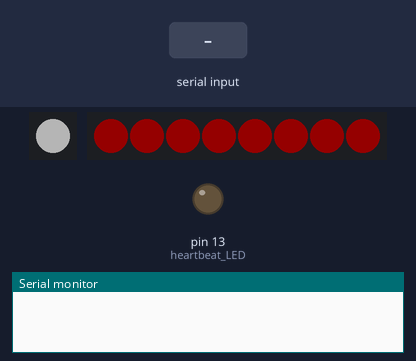
This sketch was run on a simulated Arduino Leonardo, built with avr-gcc and run on an emulated ATmega32U4. Parts: 1 RGB LEDs in strip order, left to right, 8 RGB LEDs in strip order, left to right, output pins drawn as LEDs (lit = HIGH), the last lines printed to the serial monitor. The test bench sets the inputs (shaded band). Dim RGB values are drawn brighter than linear.

Above: at 1.6 s.
At 3.9 s:
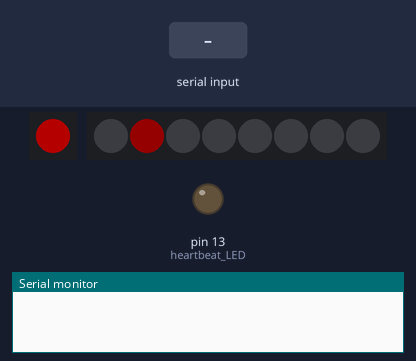
4.3 s: "1" received over the second serial link
At 4.51 s:
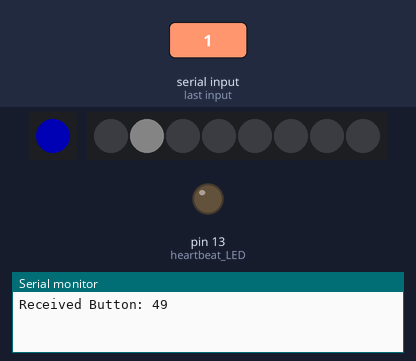
Timing chart, 0 to 11.9 s (numbered marks = the images above; inputs shaded):
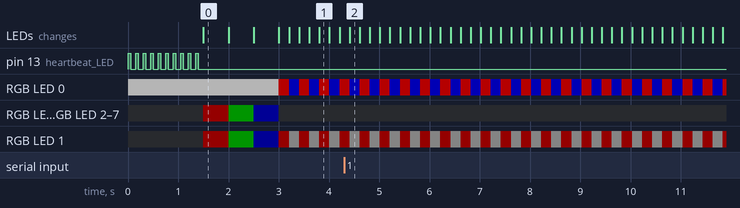

Measured:
- what the display in image 0 shows lasts 0.5 s, from 1.5 s to 2.0 s

The sketch:

droid_test.ino
```cpp
// If not using a Feather, you might need to comment out one or both of these lines:
#define FEATHER_M4_EXPRESS  // if using the M4 Express board
#define USE_USBCON          // NEEDED FOR CPU with Built-in USB.  ATmega32u4 - Feather 32u4, Feather M4, LEONARDO...

#include <Adafruit_NeoPixel.h>
#ifdef __AVR__
#include <avr/power.h>
#endif

#include <Wire.h>


// Optional DMA for Neopixels (to prevent conflict with serial port)
#include <Adafruit_NeoPixel_ZeroDMA.h>


#define NEOPIXEL_STRIP_PIN MOSI  // Pin M0 on board, Supports DMA
#define NEOPIXEL_STRIP_LENGTH 8


// Use DMA NeoPixel Library
Adafruit_NeoPixel_ZeroDMA Neopixel_Strip = Adafruit_NeoPixel_ZeroDMA(NEOPIXEL_STRIP_LENGTH, NEOPIXEL_STRIP_PIN, NEO_GRB + NEO_KHZ800);

#ifdef FEATHER_M4_EXPRESS
// enable the single onboard Neopixel
#define NUMBER_OF_ONBOARD_NEOPIXELS 1
#define ONBOARD_NEOPIXEL_PIN 8
#define ONBOARD_NEOPIXEL_INDEX 0
Adafruit_NeoPixel onboard_neopixel = Adafruit_NeoPixel(NUMBER_OF_ONBOARD_NEOPIXELS, ONBOARD_NEOPIXEL_PIN, NEO_GRB + NEO_KHZ800);
#endif

int button_number = 0;

////////////////////////////////////////////////////////////////////////////////
void setup() {

  pinMode(LED_BUILTIN, OUTPUT);  // heartbeat LED
  // randomSeed(analogRead(0));
#ifdef FEATHER_M4_EXPRESS  // Feather M4 has a neopixel we can blink
  onboard_neopixel.begin();
  onboard_neopixel.setPixelColor(ONBOARD_NEOPIXEL_INDEX, 63, 63, 63);  // pixel index, color
  onboard_neopixel.show();
#endif


  // blink LED on the board at startup
  for (int i = 0; i < 10; i++) {
    digitalWrite(LED_BUILTIN, HIGH);
    delay(50);
    digitalWrite(LED_BUILTIN, LOW);
    delay(100);
  }

  Neopixel_Strip.begin();
  Neopixel_Strip.show();  // Initialize all pixels to 'off'


  // Test Neopixel strip
  neopixel_strip_solid(Neopixel_Strip.Color(20, 0, 0));  //GBR
  delay(500);
  neopixel_strip_solid(Neopixel_Strip.Color(0, 20, 0));  //GBR
  delay(500);
  neopixel_strip_solid(Neopixel_Strip.Color(0, 0, 20));  //GBR
  delay(500);

  neopixel_strip_solid(Neopixel_Strip.Color(0, 0, 0));  //GBR - OFF

  Serial1.begin(115200);  // bluetooth connection with Android phone
}


////////////////////////////////////////////////////////////////////////////////
void loop() {

#ifdef FEATHER_M4_EXPRESS
  onboard_neopixel.setPixelColor(ONBOARD_NEOPIXEL_INDEX, 63, 0, 0);  // Set pixel to Red before trying I2C IMU
  onboard_neopixel.show();
#endif

  // blink strip led
  Neopixel_Strip.setPixelColor(1, Neopixel_Strip.Color(20, 0, 0));
  Neopixel_Strip.show();
  delay(200);

  // Onboard Neopixel Heartbeat
#ifdef FEATHER_M4_EXPRESS
  onboard_neopixel.setPixelColor(ONBOARD_NEOPIXEL_INDEX, 0, 0, 63);  // Set pixel to blue for battery and sleep time
  onboard_neopixel.show();
#endif


  if (Serial1.available() > 0) {  // Checks whether data is comming from the serial port
    button_number = Serial1.read();       // Reads the data from the serial port

    if (button_number == 0) {
      // Read Accelerometer data

      int acc_x = Serial1.read();
      Serial.print("X = ");
      Serial.println(acc_x, DEC); // Arduino local console
      int acc_y = Serial1.read();
      Serial.print("Y = ");
      Serial.println(acc_y, DEC); // Arduino local console
      int acc_z = Serial1.read();
      Serial.print("Z = ");
      Serial.println(acc_y, DEC); // Arduino local console


    } else if (button_number == 1) {
      Neopixel_Strip.setPixelColor(3, Neopixel_Strip.Color(0, 0, 20));  // Blue
      Neopixel_Strip.show();
      Serial1.print("LED: BLUE");  // Send back, to the phone, the String "LED: ON"

    } else if (button_number == 2) {
      Neopixel_Strip.setPixelColor(3, Neopixel_Strip.Color(0, 20, 0));  // Green
      Neopixel_Strip.show();
      Serial1.print("LED: GREEN");

    }
    else {
      Serial1.print("Received: " + String(button_number)); // to the phone

    }
    Serial.print("Received Button: "); // Arduino local console
    Serial.println(button_number, DEC); // Arduino local console
    //Serial.println("Received Button: " + String(button_number)); // Arduino local console
  }

  //delay(200);


  Neopixel_Strip.setPixelColor(1, Neopixel_Strip.Color(7, 7, 7));  // White
  Neopixel_Strip.show();
  delay(200);
}

void neopixel_strip_solid(uint32_t c) {
  for (uint16_t i = 0; i < Neopixel_Strip.numPixels(); i++) {
    Neopixel_Strip.setPixelColor(i, c);
  }
  Neopixel_Strip.show();
}
```
